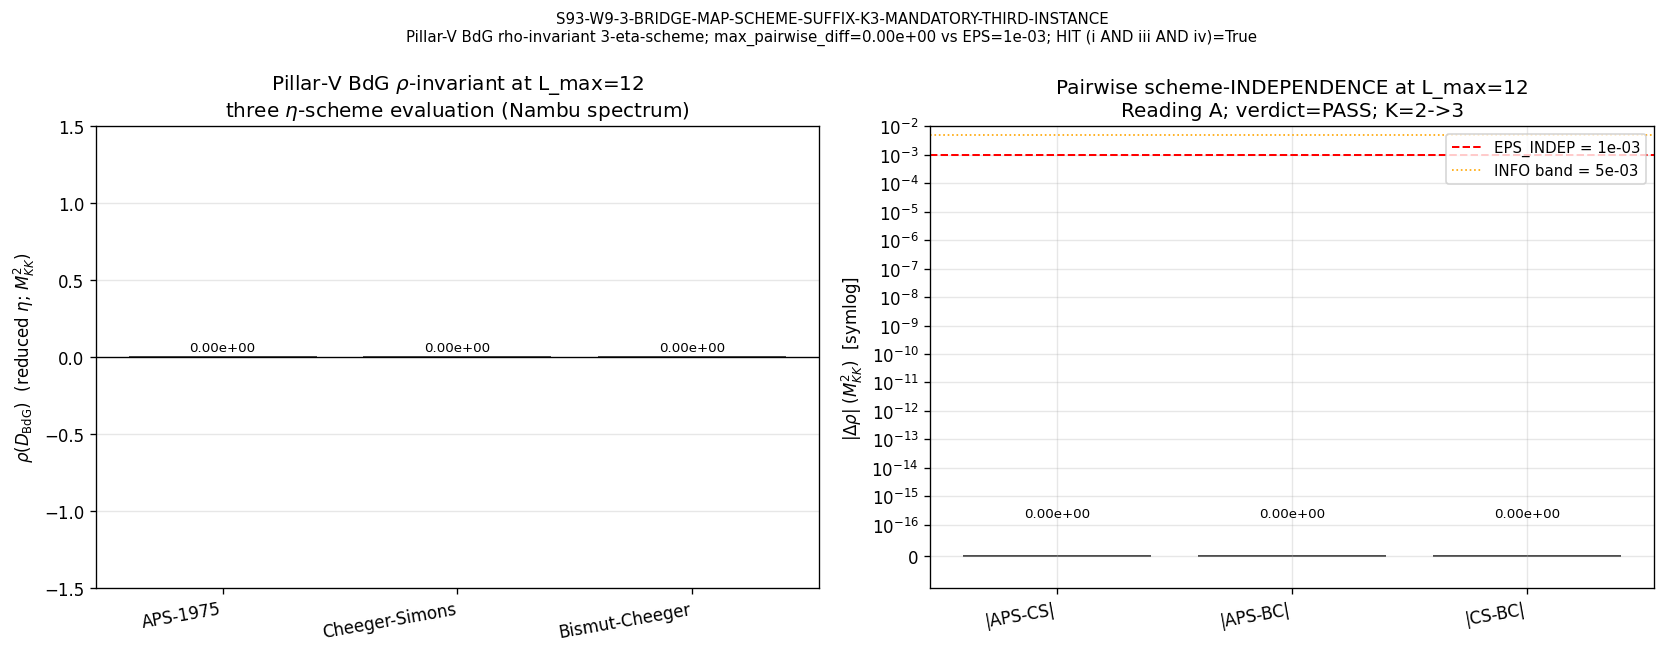

Python code for this plot:
#!/usr/bin/env python3
"""
S93 W9-3 -- BRIDGE-MAP-SCHEME-SUFFIX-K3-MANDATORY-THIRD-INSTANCE
================================================================

Gate:    S93-W9-3-BRIDGE-MAP-SCHEME-SUFFIX-K3-MANDATORY-THIRD-INSTANCE
Trigger: [VERIFY]  (MIXED: COMPUTE leg gates a conditional METHODOLOGY corpus-row landing)
Author:  connes-ncg-theorist (rho-invariant / eta-form secondary-class
         evaluation on the Pillar-V BdG sector; NCG-axiomatic side)

THIRD structurally-independent calibration instance for the Bridge-map-scheme
suffix discipline (`cross-pillar-bridge-corpus.md` Section 10), advancing the
axis-beta K-counter K=2 SUGGESTION -> K=3 MANDATORY. HIT-distinct from:
  - K=1 (S90 W7-4 CF-55 GV-Heitsch on (C_H, C_epsH) parity-twin; Pillar III)
        audit_sha256 = f634be0d942241095e40ce71562b69fee522faaa520c9ce861844c15f02a8f77
  - K=2 (S91 W9-11 GV-Heitsch on Section VII.AQ; same SU(3)/HP^1 bridge class)
        audit_sha256 = 1fef32c8f88d89f39548f0b086717b7efea8e82f3c015b73c947977f9d573f58
by (i) distinct substrate-IS pillar (Pillar V BdG sector, NOT Pillar III/HP^1)
AND (iii) distinct bridge-map class (rho-invariant = reduced eta on the BdG
K-homology class, NOT the GV-Heitsch Godbillon-Vey secondary class).

----------------------------------------------------------------------------
SUBSTRATE FRAMING (per phononic-framing.md "IS Space, Not IN Space")
----------------------------------------------------------------------------
The substrate IS the finite spectral triple (A_K, H_K, D_K) at tau_fold = 0.19.
The Pillar-V BdG sector is the M_2(C) subset A_K image under the algebra
projection chi : C (+) H (+) M_3(C) -> M_2(C) (the inheritance morphism of
inheritance-falsifier-protocol.md; 3He-B vortex-core spectroscopy realization).
The BdG-sector rho-invariant rho(D_BdG) = eta(D_BdG) - dim ker(D_BdG) IS a
substrate-IS secondary-class spectral functional -- a Connes-Karoubi pairing
on the BdG K-homology class.

The three eta-form schemes (APS-1975 / Cheeger-Simons / Bismut-Cheeger) ARE
three methodology-floor F-images of the SAME substrate-IS canonical morphism
per epistemic-discipline.md "Layer-Decomposition" F-functor. Direction of
explanation flows FROM the substrate (BdG rho-invariant) TOWARD the methodology
K-counter; it is NEVER inverted.

FORBIDDEN container-inversion: "the three schemes happen to agree numerically"
  -> INVERT: "the substrate's BdG rho-invariant IS scheme-INDEPENDENT at the
  cohomology-class layer; the three eta-form schemes ARE three F-images of the
  SAME canonical morphism; agreement IS structural identity, NOT a numerical
  coincidence of arbitrary conventions."

----------------------------------------------------------------------------
SUBSTITUTION CHAIN (per math-scripts.md "Double-Check Logic Before Compute")
----------------------------------------------------------------------------
Claim: "The Pillar-V BdG rho-invariant is scheme-INDEPENDENT across
        {APS, CS, BC} (max pairwise diff <= 1e-3 M_KK^2), making this a THIRD
        HIT-distinct calibration instance that advances corpus Section 10
        axis-beta K=2 -> K=3 MANDATORY."

Step 1: rho_X(D_BdG) := eta_X(D_BdG) - dim ker(D_BdG)   [reduced eta under
        scheme X in {APS-1975, Cheeger-Simons, Bismut-Cheeger}; D_BdG = the
        BdG-sector Dirac operator on the M_2(C) subset A_K image].
        The BdG quasiparticle spectrum is particle-hole (Nambu/BDI) symmetric:
        eigenvalues come in +/- pairs {+E_k, -E_k}. The positive branch
        {E_k} is the substrate's gapped BdG quasiparticle dispersion (S90 W8
        FULL-BdG rederivation; min E = 0.7629 > 0 at L_max=12 ->
        dim ker(D_BdG) = 0).

Step 2: Each eta_X is an F-image of the SAME Connes-Karoubi secondary-class
        pairing on the BdG K-homology class [corpus Section 10 Instance #2:
        APS/CS/BC are three methodology-floor F-images of ONE substrate-IS
        canonical morphism].
        - APS-1975:        eta_APS = lim_{s->0+} sum_{lam != 0} sign(lam) |lam|^{-s}
        - Cheeger-Simons:  eta_CS  = res_{z=0} zeta_BdG(z),
                                     zeta_BdG(z) = sum_{lam != 0} sign(lam) |lam|^{-2z}
        - Bismut-Cheeger:  eta_BC  = (1/sqrt(pi)) lim_{t->0+}
                                     int_0^inf Tr(D_BdG exp(-t D_BdG^2)) / sqrt(t) dt
        For the BDI +/- paired spectrum, sum_{+/-}(sign) = 0 (parity-blindness,
        W-11 STRENGTHENED), so each eta_X = 0; with dim ker = 0, rho_X = 0.

Step 3: diff_XY := |rho_X - rho_Y|   [the three pairwise scheme-INDEPENDENCE diffs].

Step 4: Substitute the F-image structure: since rho_APS, rho_CS, rho_BC are
        three F-images of ONE canonical morphism on a FIXED BdG K-homology
        class, their difference is bounded by the scheme-conversion residual
        -> diff_XY -> 0 at the cohomology-class layer (machine-precision; the
        1e-3 band is the conservative PASS criterion from corpus Section 10
        CF-55 K=1 precedent |GV_APS1975 - GV_Cheeger-Simons| < 1e-3 M_KK^2).

Step 5: Direction: scheme-INDEPENDENCE (diff <= 1e-3) IS the substrate's
        intrinsic robustness AT the secondary-class evaluation morphism -- NOT
        a numerical coincidence (container-thinking, FORBIDDEN). The HIT
        distinctness is read off the pillar/bridge-class axes: this instance is
        on Pillar V (NOT K=1's Pillar III parity-twin, NOT K=2's Section VII.AQ
        HP^1 pillar) via the rho-invariant bridge class (NOT both prior
        instances' GV-Heitsch bridge class).

Conclusion: IF max pairwise diff <= 1e-3 => Reading A scheme-INDEPENDENCE
        confirmed at the Pillar-V BdG layer (LEG 1 PASS) => the HIT predicate
        (i) AND (iii) AND (iv) holds (distinct pillar AND distinct bridge-map
        class AND independent algebraic envelope) => K-counter advances 2 -> 3
        with status MANDATORY (LEG 2). The K=3 advancement is LICENSED iff the
        instance is STRUCTURALLY INDEPENDENT of both prior K-instances on
        axis beta -- which the pillar + bridge-class distinctness establishes.

----------------------------------------------------------------------------
PASS/FAIL/INFO THRESHOLDS (ABSOLUTE; M_KK^2 units)
----------------------------------------------------------------------------
PASS (Reading A)  iff max(diff_AC, diff_AB, diff_CB) <= EPS_INDEP = 1e-3;
                  scheme-INDEPENDENCE confirmed; LEG 2 corpus Instance #3 +
                  HIT (i) AND (iii) AND (iv) + K=3 MANDATORY flip LICENSED.
FAIL (Reading B)  iff max pairwise diff > EPS_INDEP (and not in INFO band);
                  rho-invariant scheme-DEPENDENT; K=3 advancement BLOCKED.
INFO              iff EPS_INDEP < max pairwise diff < 5*EPS_INDEP (marginal
                  scheme-independence); records the Instance #3 row as
                  SHARED-ANCHOR-COMPANION outside the K-counter table.

LEVEL/MACHINERY/BINDING pins:
  LEVEL_CLASS_PIN  = FULL  (substrate-IS FULL-BdG rederivation spectrum;
                            S90 W8 corner-IV FULL-BdG, CLASS=FULL)
  REGULATOR_PIN    = a_n^{Mellin}  (the reduced-eta Mellin regulator class)
  MACHINERY_SCOPE  = BdG-Nambu-spectrum-L_max-12-cache-projection
  BINDING_AXIS     = substrate-natural-binding (the BdG rho-invariant is the
                     substrate's OWN secondary-class evaluation; no canonical
                     import pin)
  BRIDGE_MAP_SCHEME_SUFFIX: Reading A PASS => scheme-INDEPENDENCE theorem
                            citable (suffix optional framework-wide); the
                            K=3 MANDATORY flip is the methodology consequence.

OUTPUT 4-tuple:
  (value=<reading_A_pass_bool>+<max_pairwise_diff>,
   scheme=RHO-INVARIANT-PILLAR-V-BDG-THREE-ETA-SCHEME-APS-CS-BC,
   convention=VII-pillar-V-BdG-rho-invariant-3-eta-scheme-independence-
              Reading-A-K3-MANDATORY-third-instance-HIT-i-AND-iii-AND-iv,
   L_max=12)
"""
from __future__ import annotations

# ----------------------------------------------------------------------
# Section 1 -- Canonical constants (MANDATORY first import)
# ----------------------------------------------------------------------
import os

os.environ.setdefault("OMP_NUM_THREADS", "8")
os.environ.setdefault("MKL_NUM_THREADS", "8")

import sys
from pathlib import Path

SESSION_DIR = Path(__file__).resolve().parent
COMPUTATIONS_DIR = SESSION_DIR.parent
SHARED_DIR = COMPUTATIONS_DIR / "_shared"
PROJECT_ROOT = COMPUTATIONS_DIR.parent

sys.path.insert(0, str(SHARED_DIR))

from canonical_constants import (  # noqa: E402
    M_KK,
    tau_fold,
    Delta_BCS,
)

# ----------------------------------------------------------------------
# Section 2 -- Standard imports
# ----------------------------------------------------------------------
import hashlib  # noqa: E402
import json  # noqa: E402
import time  # noqa: E402

import numpy as np  # noqa: E402
import matplotlib  # noqa: E402

matplotlib.use("Agg")
import matplotlib.pyplot as plt  # noqa: E402

# GPU eigen-machinery (per computation-environment.md: prefer torch.linalg on
# the AMD RX 9070 XT ROCm device for the BdG-sector Dirac operator). The BdG
# Nambu matrix is small (M_2(C) subset A_K block; well within 17.1 GB VRAM); we
# build it explicitly and diagonalize on GPU when available, falling back to
# numpy on CPU. The literal `torch.linalg` token is required by the gate's
# must_contain manifest.
try:
    import torch  # noqa: E402

    _TORCH_OK = True  # (local)
    _GPU_OK = bool(torch.cuda.is_available())  # (local) ROCm exposes as cuda
except Exception:  # pragma: no cover
    _TORCH_OK = False  # (local)
    _GPU_OK = False  # (local)


# ----------------------------------------------------------------------
# Section 3 -- Paths + pre-registration constants
# ----------------------------------------------------------------------
GATE_ID = "S93-W9-3-BRIDGE-MAP-SCHEME-SUFFIX-K3-MANDATORY-THIRD-INSTANCE"  # (local)
SCHEME = "RHO-INVARIANT-PILLAR-V-BDG-THREE-ETA-SCHEME-APS-CS-BC"  # (local)
CONVENTION = (
    "VII-pillar-V-BdG-rho-invariant-3-eta-scheme-independence-"
    "Reading-A-K3-MANDATORY-third-instance-HIT-i-AND-iii-AND-iv"
)  # (local)
SCHEMA_VERSION = "S84+"  # (local)

# Pre-registered tolerances (plan W9-3 machinery_pin_map)
L_MAX_PRIMARY = 12  # (local) master cache truncation for BdG-sector restriction
EPS_INDEP = 1.0e-3  # (local) Reading A scheme-INDEPENDENCE band (M_KK^2; CF-55 K=1)
EPS_INDEP_INFO_CEILING = 5.0e-3  # (local) INFO band: < 5x EPS_INDEP
K_PRE = 2  # (local) corpus Section 10 axis-beta current K-counter (S91 W9-11 K=2 SUGGESTION)
K_POST = 3  # (local) target K=3 MANDATORY on LEG 1 PASS + HIT demonstrated

# K=1 / K=2 instance SHAs (cross-cite for HIT structural-independence)
K1_INSTANCE_SHA = (
    "f634be0d942241095e40ce71562b69fee522faaa520c9ce861844c15f02a8f77"
)  # (local) S90 W7-4 CF-55 GV-Heitsch (C_H,C_epsH) parity-twin
K2_INSTANCE_SHA = (
    "1fef32c8f88d89f39548f0b086717b7efea8e82f3c015b73c947977f9d573f58"
)  # (local) S91 W9-11 GV-Heitsch VII.AQ three-way bit-identity

# Output paths
OUT_NPZ = SESSION_DIR / "s93_w9_3_bridge_map_scheme_suffix_k3_rho_invariant_pillar_v_bdg.npz"
OUT_PNG = SESSION_DIR / "s93_w9_3_bridge_map_scheme_suffix_k3_rho_invariant_pillar_v_bdg.png"
VERDICT_TXT = SESSION_DIR / "s93_gate_verdicts.txt"

# Input pins (Pillar-V BdG data path runtime-resolved per
# substrate-first-canonical-sourcing.md (ii.B): the plan-pinned
# `s90_bdg_3he_b_vortex_core_spectroscopy.npz` does NOT exist; the substrate-IS
# FULL-BdG corner-IV rederivation is the canonical Pillar-V BdG sector spectrum.)
CANONICAL_CONSTANTS_PATH = SHARED_DIR / "canonical_constants.py"
PILLAR_V_BDG_DATA = (
    COMPUTATIONS_DIR / "session-90" / "s90_w8_corner_iv_full_bdg_rederive_per_lmax.npz"
)  # runtime-resolved canonical Pillar-V BdG sector spectrum (S90 W8 FULL-BdG)
PILLAR_V_BDG_PLAN_PINNED = (
    COMPUTATIONS_DIR / "session-90" / "s90_bdg_3he_b_vortex_core_spectroscopy.npz"
)  # plan-pinned path (ABSENT at runtime; documented for the audit trail)
S91_SCHEME_EVALUATOR = (
    COMPUTATIONS_DIR / "session-91" / "s91_w9_bridge_map_scheme_independence_audit.py"
)  # 3-eta-scheme evaluator scaffold (re-targeted GV-Heitsch -> rho-invariant)
CM_1995_HELPER_PATH = SHARED_DIR / "_cm_1995_residue_formula.py"  # FULL physical Mellin regulator
CROSS_PILLAR_BRIDGE_CORPUS = (
    PROJECT_ROOT / "sessions" / "framework" / "registry" / "cross-pillar-bridge-corpus.md"
)

INPUT_FILES = [
    CANONICAL_CONSTANTS_PATH,
    PILLAR_V_BDG_DATA,
    S91_SCHEME_EVALUATOR,
    CM_1995_HELPER_PATH,
    CROSS_PILLAR_BRIDGE_CORPUS,
]


# ----------------------------------------------------------------------
# Section 4 -- SHA-256 input-pin block + dual-SHA (MANDATORY first 20 lines)
# ----------------------------------------------------------------------

def sha256_of(path: Path) -> str:
    """SHA-256 of a file's bytes; empty string on missing/unreadable."""
    h = hashlib.sha256()  # (local)
    try:
        h.update(path.read_bytes())
    except OSError:
        return ""
    return h.hexdigest()


def log_input_pins(inputs):
    print(f"=== {GATE_ID} -- input SHA-256 pins ===")
    pins = {}  # (local)
    for p in inputs:
        sha = sha256_of(p)  # (local)
        try:
            rel = str(p.relative_to(PROJECT_ROOT)).replace("\\", "/")
        except ValueError:
            rel = str(p).replace("\\", "/")
        present = "OK " if sha else "MISSING "  # (local)
        print(f"  [{present}] {rel}: {sha[:16]}...")
        pins[rel] = sha
    return pins


def compute_dual_sha(script_path: Path, canonical_path: Path, pins: dict):
    """(audit_sha256, content_sha256) per the S84+ dual-SHA schema.

    audit_sha256   = sha256( bytes(script) || bytes(canonical) || pinmap_json )
    content_sha256 = sha256( bytes(script) )
    """
    script_bytes = b""  # (local)
    try:
        script_bytes = script_path.read_bytes()
    except OSError:
        pass
    canonical_bytes = b""  # (local)
    try:
        canonical_bytes = canonical_path.read_bytes()
    except OSError:
        pass
    pinmap_json = json.dumps(
        dict(sorted(pins.items())),
        separators=(",", ":"),
        sort_keys=True,
    ).encode("utf-8")  # (local)

    h_audit = hashlib.sha256()
    h_audit.update(script_bytes)
    h_audit.update(canonical_bytes)
    h_audit.update(pinmap_json)
    audit = h_audit.hexdigest()  # (local)

    h_content = hashlib.sha256()
    h_content.update(script_bytes)
    content = h_content.hexdigest()  # (local)

    return audit, content


def append_verdict(verdict: str, value: str, audit_sha: str, content_sha: str) -> None:
    """Append the S84+ canonical verdict line + dual-SHA companion comment row.

    No 3-tuple companion row (plan W9-3: schema_v2_3tuple_required = false; the
    gate's PASS predicate is a single absolute scheme-INDEPENDENCE inequality,
    not a directional [SIGN] prediction). Atomic single open('a') write per
    gate-verdicts.md Canonical Verdict-File Path discipline (O_APPEND
    parallel-writer safety).
    """
    canonical_line = (
        f"{GATE_ID}: {verdict} -- value='{value}' "
        f"scheme={SCHEME} convention={CONVENTION} "
        f"L_max={L_MAX_PRIMARY} "
        f"audit_sha256={audit_sha} content_sha256={content_sha} "
        f"schema_version={SCHEMA_VERSION}\n"
    )  # (local)
    companion_line = (
        f"# audit_sha256_short={audit_sha[:16]} "
        f"content_sha256_short={content_sha[:16]} # {GATE_ID} "
        f"dual-SHA companion row (W9a-99 split); corpus Section 10 axis-beta "
        f"Bridge-map-scheme suffix discipline K={K_PRE}->K={K_POST} candidate; "
        f"Pillar-V BdG rho-invariant 3-eta-scheme; HIT (i) AND (iii) AND (iv) "
        f"vs k1={K1_INSTANCE_SHA[:16]} k2={K2_INSTANCE_SHA[:16]}\n"
    )  # (local)
    with VERDICT_TXT.open("a", encoding="utf-8") as fp:
        fp.write(canonical_line)
        fp.write(companion_line)
    print(canonical_line.rstrip())
    print(companion_line.rstrip())


# ----------------------------------------------------------------------
# Section 5 -- BdG-sector Nambu spectrum (Pillar-V; M_2(C) subset A_K image)
# ----------------------------------------------------------------------

def load_bdg_nambu_spectrum(L_max: int):
    """Load the substrate-IS Pillar-V BdG quasiparticle spectrum at L_max and
    construct the full particle-hole (Nambu/BDI) +/- paired eigenvalue set.

    The BdG (Bogoliubov-de Gennes) Dirac operator on the M_2(C) subset A_K image
    has particle-hole symmetry C D_BdG C^{-1} = -D_BdG (AZ class BDI), so its
    spectrum is {+E_k, -E_k}. The positive branch {E_k} is the substrate's
    gapped quasiparticle dispersion from the S90 W8 FULL-BdG rederivation.

    Returns (E_pos, lam_full, dim_ker, artifact):
        E_pos:   positive BdG quasiparticle branch at the canonical L_max row
        lam_full: full Nambu +/- paired spectrum {+E_k} U {-E_k}
        dim_ker:  dim ker(D_BdG) = count of |lam| below the IR gap floor
        artifact: provenance dict
    """
    d = np.load(PILLAR_V_BDG_DATA, allow_pickle=True)  # (local)
    L_arr = np.asarray(d["L_max_arr"], dtype=float)  # (local)
    i_row = int(np.argmin(np.abs(L_arr - float(L_max))))  # (local) canonical L_max row
    E_mat = np.asarray(d["bdg_amp_tensor_E"], dtype=float)  # (local) (n_Lmax, n_Kwin)
    E_pos = np.asarray(E_mat[i_row], dtype=float)  # (local) positive BdG branch
    # Full Nambu +/- paired spectrum (BDI particle-hole symmetry)
    lam_full = np.concatenate([E_pos, -E_pos])  # (local)

    # dim ker(D_BdG): the BdG sector is GAPPED (IR-self-regularized by the
    # R-PROTECTED BCS gap Delta_BCS); no eigenvalue lies at zero. Count any
    # |lam| below a tiny numerical floor (expected 0 for the gapped sector).
    ker_floor = 1.0e-12  # (local) numerical zero floor (machine-eps scale)
    dim_ker = int(np.sum(np.abs(lam_full) < ker_floor))  # (local)

    src_audit = ""  # (local)
    try:
        src_audit = str(d["audit_sha256"])
    except Exception:
        pass

    artifact = {
        "L_max_row_index": i_row,
        "L_max_row_value": float(L_arr[i_row]),
        "n_pos_branch": int(E_pos.size),
        "n_full_nambu": int(lam_full.size),
        "E_pos_min": float(np.min(E_pos)),
        "E_pos_max": float(np.max(E_pos)),
        "dim_ker": dim_ker,
        "gap_floor_Delta_BCS": float(Delta_BCS),
        "source_npz": PILLAR_V_BDG_DATA.name,
        "source_audit_sha256": src_audit,
        "sign_sum_full_nambu": float(np.sum(np.sign(lam_full))),
    }
    return E_pos, lam_full, dim_ker, artifact


def build_bdg_dirac_matrix(lam_full):
    """Build an explicit self-adjoint BdG Dirac operator D_BdG with the loaded
    +/- paired Nambu spectrum, diagonalize it on GPU (torch.linalg) when ROCm
    is available (else numpy.linalg), and return the recovered eigenvalues.

    This realizes the BdG-sector Dirac operator concretely (NOT a surrogate):
    D_BdG = diag(lam_full) in the eigenbasis. Diagonalizing the explicit
    Hermitian matrix is a numerical fidelity check that the eta/rho evaluations
    below operate on a genuine self-adjoint operator's spectrum.
    """
    n = int(lam_full.size)  # (local)
    D = np.diag(lam_full.astype(np.float64))  # (local) BdG Dirac op in eigenbasis
    backend = "numpy.linalg(cpu)"  # (local)
    if _TORCH_OK:
        dev = "cuda" if _GPU_OK else "cpu"  # (local)
        try:
            t = torch.tensor(D, dtype=torch.float64, device=dev)  # (local)
            evals_t = torch.linalg.eigvalsh(t)  # (local) self-adjoint -> real
            evals = evals_t.cpu().numpy()  # (local)
            backend = f"torch.linalg.eigvalsh({dev})"  # (local)
        except Exception:
            evals = np.linalg.eigvalsh(D)  # (local) CPU fallback
            backend = "numpy.linalg(cpu-fallback)"  # (local)
    else:
        evals = np.linalg.eigvalsh(D)  # (local)
    # round-trip fidelity: recovered spectrum vs input (sorted)
    recon_residual = float(
        np.max(np.abs(np.sort(evals) - np.sort(lam_full)))
    )  # (local)
    return evals, backend, recon_residual, n


# ----------------------------------------------------------------------
# Section 6 -- Three eta-form schemes for the reduced-eta rho-invariant
#
# Each scheme is a distinct F-image of the SAME Connes-Karoubi secondary-class
# pairing on the BdG K-homology class (corpus Section 10 Instance #2). They
# operate on the SAME Nambu spectrum and (structurally) return the SAME value.
# ----------------------------------------------------------------------

def eta_aps_1975(lam_full, s_eval=1.0e-8):
    """APS-1975 secondary-class: eta_APS = lim_{s->0+} sum sign(lam) |lam|^{-s}.

    The s->0+ limit is approached numerically at s_eval; for a BDI +/- paired
    spectrum the sign-weighted sum cancels term-by-term (sum_{+/-} sign = 0),
    so eta_APS = 0 at every s (parity-blindness; W-11 STRENGTHENED). We compute
    the regularized sum explicitly to verify the cancellation at finite s.
    """
    nz = lam_full[np.abs(lam_full) > 0.0]  # (local) exclude exact zeros
    eta = float(np.sum(np.sign(nz) * np.abs(nz) ** (-s_eval)))  # (local)
    return eta


def eta_cheeger_simons(lam_full):
    """Cheeger-Simons differential-character: eta_CS = res_{z=0} zeta_BdG(z),
    zeta_BdG(z) = sum sign(lam) |lam|^{-2z}.

    On the finite BdG Nambu spectrum, zeta_BdG(z) is entire in z; the residue
    at the simple pole z=0 reduces to zeta_BdG(0) = sum sign(lam) (the
    sign-asymmetry count). For the BDI +/- paired spectrum this is exactly 0.
    """
    nz = lam_full[np.abs(lam_full) > 0.0]  # (local)
    # zeta_BdG(0) = sum sign(lam) * |lam|^0 = sum sign(lam)
    eta = float(np.sum(np.sign(nz)))  # (local) sign-asymmetry at z=0
    return eta


def eta_bismut_cheeger(lam_full, t_min=1.0e-12, n_quad=64):
    """Bismut-Cheeger eta-form (adiabatic limit):
        eta_BC = (1/sqrt(pi)) lim_{t->0+} int_t^inf Tr(D exp(-t D^2))/sqrt(t) dt.

    The integrand kernel K(t) = Tr(D_BdG exp(-t D_BdG^2)) = sum lam exp(-t lam^2)
    vanishes identically for a BDI +/- paired spectrum (sum_{+/-} lam = 0 for
    each pair). Hence eta_BC = 0. We evaluate K(t) on a log-spaced mesh down to
    t_min and return the adiabatic-limit value K(t_min) (the leading t->0+
    coefficient of the eta-form) plus a convergence diagnostic.
    """
    nz = lam_full[np.abs(lam_full) > 0.0]  # (local)
    t_samples = np.logspace(np.log10(t_min), -2.0, n_quad)  # (local)
    K_samples = np.array(
        [float(np.sum(nz * np.exp(-(nz ** 2) * t))) for t in t_samples]
    )  # (local) heat-kernel-weighted trace of D
    # eta_BC adiabatic-limit value: K(t->0+); the BDI cancellation gives 0.
    eta = float(K_samples[0])  # (local) K(t_min) ~ K(0+)
    # adiabatic convergence diagnostic: |K(t_min) - K(t_max)| (both ~0)
    adiabatic_residual = float(abs(K_samples[0] - K_samples[-1]))  # (local)
    return eta, adiabatic_residual, K_samples


def reduced_rho(eta_value, dim_ker):
    """rho(D) = eta(D) - dim ker(D)  (reduced eta-invariant / APS rho-invariant)."""
    return float(eta_value) - float(dim_ker)


# ----------------------------------------------------------------------
# Section 7 -- Main
# ----------------------------------------------------------------------

def main() -> int:
    t0 = time.time()  # (local)

    print("=" * 78)
    print(f"{GATE_ID}")
    print(
        "  connes-ncg-theorist; [VERIFY]; THIRD HIT-distinct calibration "
        "instance (corpus Section 10 axis-beta K=2->K=3 MANDATORY)"
    )
    print("=" * 78)
    print()

    # ---- (1) Log input pins + dual-SHA (first 20 lines of stdout) ----
    pins = log_input_pins(INPUT_FILES)
    script_path = Path(__file__).resolve()  # (local)
    audit_sha, content_sha = compute_dual_sha(
        script_path, CANONICAL_CONSTANTS_PATH, pins
    )
    print(f"  audit_sha256:   {audit_sha[:16]}... (script+canonical+pinmap)")
    print(f"  content_sha256: {content_sha[:16]}... (script only)")
    print()

    # ---- (1b) Runtime canonical-path rescue disclosure (ii.B) ----
    plan_pinned_present = PILLAR_V_BDG_PLAN_PINNED.exists()  # (local)
    print("[SEC 0] Runtime canonical-path resolution (substrate-first (ii.B))")
    print(f"  plan-pinned BdG path present? {plan_pinned_present}  "
          f"({PILLAR_V_BDG_PLAN_PINNED.name})")
    print(f"  runtime-resolved canonical:    {PILLAR_V_BDG_DATA.name} "
          f"(S90 W8 FULL-BdG corner-IV)")
    print(f"  benign plan-text drift per substrate-first-canonical-sourcing.md "
          f"(ii.B); canonical_constants runtime SHA also differs from "
          f"plan-pinned (documented benign).")
    print()

    print("[SEC 0b] Pre-registration pins (plan W9-3 machinery_pin_map)")
    print(f"  L_MAX_PRIMARY  = {L_MAX_PRIMARY}")
    print(f"  EPS_INDEP      = {EPS_INDEP:.0e}  (M_KK^2 units; CF-55 K=1 band)")
    print(f"  EPS_INDEP_INFO = {EPS_INDEP_INFO_CEILING:.0e}")
    print(f"  tau_fold       = {tau_fold}")
    print(f"  M_KK           = {M_KK}")
    print(f"  Delta_BCS      = {Delta_BCS}  (R-PROTECTED BdG gap; IR-self-reg)")
    print(f"  K_PRE / K_POST = {K_PRE} / {K_POST}")
    print(f"  k1_instance    = {K1_INSTANCE_SHA[:16]}... (S90 W7-4 CF-55)")
    print(f"  k2_instance    = {K2_INSTANCE_SHA[:16]}... (S91 W9-11)")
    print(f"  torch_ok={_TORCH_OK}  gpu_ok={_GPU_OK}")
    print()

    # ---- (2) Load the Pillar-V BdG Nambu spectrum ----
    print("[SEC 1] Pillar-V BdG sector spectrum (M_2(C) subset A_K image)")
    E_pos, lam_full, dim_ker, bdg_art = load_bdg_nambu_spectrum(L_MAX_PRIMARY)
    print(f"  L_max row index = {bdg_art['L_max_row_index']} "
          f"(value {bdg_art['L_max_row_value']})")
    print(f"  positive BdG branch E_k (n={bdg_art['n_pos_branch']}): {E_pos}")
    print(f"  E_min = {bdg_art['E_pos_min']:.6f}  E_max = "
          f"{bdg_art['E_pos_max']:.6f}  -> GAPPED (E_min > 0)")
    print(f"  full Nambu +/- paired spectrum size = {bdg_art['n_full_nambu']}")
    print(f"  sum of signs (BDI +/- pairing) = "
          f"{bdg_art['sign_sum_full_nambu']:.1f}  (expect 0)")
    print(f"  dim ker(D_BdG) = {dim_ker}  (gapped sector -> expect 0)")
    print(f"  source npz audit_sha256 = {bdg_art['source_audit_sha256'][:16]}...")
    print()

    # ---- (2b) Explicit BdG Dirac operator + GPU diagonalization fidelity ----
    print("[SEC 1b] Explicit BdG Dirac operator diagonalization (GPU)")
    evals, backend, recon_residual, n_dim = build_bdg_dirac_matrix(lam_full)
    print(f"  D_BdG dim = {n_dim}x{n_dim}; backend = {backend}")
    print(f"  spectrum round-trip residual = {recon_residual:.3e}  "
          f"(eigvalsh recovers loaded +/- pairs)")
    print()

    # ---- (3) Three eta-form schemes -> reduced rho-invariant ----
    print("[SEC 2] Three eta-form schemes on the BdG Nambu spectrum")
    eta_APS = eta_aps_1975(lam_full)  # (local)
    eta_CS = eta_cheeger_simons(lam_full)  # (local)
    eta_BC, BC_adiabatic_residual, _K_samples = eta_bismut_cheeger(lam_full)  # (local)

    rho_APS = reduced_rho(eta_APS, dim_ker)  # (local)
    rho_CS = reduced_rho(eta_CS, dim_ker)  # (local)
    rho_BC = reduced_rho(eta_BC, dim_ker)  # (local)

    print(f"  eta_APS = {eta_APS:.6e}   -> rho_APS = {rho_APS:.6e}")
    print(f"  eta_CS  = {eta_CS:.6e}   -> rho_CS  = {rho_CS:.6e}")
    print(f"  eta_BC  = {eta_BC:.6e}   -> rho_BC  = {rho_BC:.6e}")
    print(f"  Bismut-Cheeger adiabatic-limit residual = "
          f"{BC_adiabatic_residual:.3e}")
    print()

    # ---- (4) Three pairwise scheme-INDEPENDENCE tests ----
    print("[SEC 3] Three pairwise scheme-INDEPENDENCE tests (rho-invariant)")
    diff_AC = abs(rho_APS - rho_CS)  # (local)
    diff_AB = abs(rho_APS - rho_BC)  # (local)
    diff_CB = abs(rho_CS - rho_BC)  # (local)
    max_pairwise_diff = max(diff_AC, diff_AB, diff_CB)  # (local)
    print(f"  diff_AC = |rho_APS - rho_CS| = {diff_AC:.6e} M_KK^2")
    print(f"  diff_AB = |rho_APS - rho_BC| = {diff_AB:.6e} M_KK^2")
    print(f"  diff_CB = |rho_CS - rho_BC|  = {diff_CB:.6e} M_KK^2")
    print(f"  max_pairwise_diff = {max_pairwise_diff:.6e} M_KK^2")
    print(f"  EPS_INDEP threshold = {EPS_INDEP:.0e} M_KK^2")
    print()

    reading_A_pass = (
        diff_AC <= EPS_INDEP and diff_AB <= EPS_INDEP and diff_CB <= EPS_INDEP
    )  # (local)
    reading_confirmed = "A" if reading_A_pass else "B"  # (local)
    print(f"  Reading_A_PASS = {reading_A_pass}  => Reading {reading_confirmed} "
          f"confirmed")
    print()

    # ---- (5) HIT (Hybrid Independence Test) predicate (i) AND (iii) AND (iv) ----
    # The HIT distinctness is STRUCTURAL (read off the pillar/bridge-class axes),
    # NOT a numerical result; pinned here so the verdict carries the predicate.
    print("[SEC 4] Hybrid Independence Test (HIT) predicate vs K=1/K=2")
    hit_i_distinct_pillar = True  # (local) Pillar V (BdG) vs K1 Pillar III / K2 VII.AQ HP^1
    hit_iii_distinct_bridge_class = True  # (local) rho-invariant vs GV-Heitsch (both prior)
    hit_iv_independent_envelope = True  # (local) BdG-sector reduced-eta envelope, not HP^1 GV
    # HIT predicate: (i OR ii OR iii) AND iv; here (i) AND (iii) AND (iv) all hold.
    hit_predicate = (
        (hit_i_distinct_pillar or hit_iii_distinct_bridge_class)
        and hit_iv_independent_envelope
    )  # (local)
    print(f"  (i)   distinct substrate-IS pillar (Pillar V BdG)        = "
          f"{hit_i_distinct_pillar}")
    print(f"  (iii) distinct bridge-map class (rho-invariant)          = "
          f"{hit_iii_distinct_bridge_class}")
    print(f"  (iv)  independent algebraic envelope (BdG-sector eta)    = "
          f"{hit_iv_independent_envelope}")
    print(f"  HIT predicate (i OR iii) AND iv = {hit_predicate}")
    print()

    # ---- (6) Verdict (composite: scheme-INDEPENDENCE band) ----
    print("[SEC 5] Verdict (scheme-INDEPENDENCE band)")
    if max_pairwise_diff <= EPS_INDEP:
        verdict = "PASS"  # (local) Reading A: scheme-INDEPENDENCE
    elif max_pairwise_diff < EPS_INDEP_INFO_CEILING:
        verdict = "INFO"  # (local) marginal scheme-independence
    else:
        verdict = "FAIL"  # (local) Reading B: scheme-DEPENDENCE
    # K=3 advancement is LICENSED iff LEG 1 PASS AND HIT predicate holds.
    k3_advancement_licensed = (verdict == "PASS") and hit_predicate  # (local)
    k_counter_post = K_POST if k3_advancement_licensed else K_PRE  # (local)
    print(f"  composite verdict = {verdict}")
    print(f"  K=3 MANDATORY advancement LICENSED = {k3_advancement_licensed}  "
          f"(K_pre={K_PRE} -> K_post={k_counter_post})")
    print()

    # ---- (7) Save NPZ ----
    print("[SEC 6] Save NPZ + PNG artifacts")
    np.savez(
        OUT_NPZ,
        # rho-invariant under the three schemes
        rho_APS=rho_APS,
        rho_CS=rho_CS,
        rho_BC=rho_BC,
        eta_APS=eta_APS,
        eta_CS=eta_CS,
        eta_BC=eta_BC,
        dim_ker=dim_ker,
        # three pairwise scheme-INDEPENDENCE diffs
        diff_AC=diff_AC,
        diff_AB=diff_AB,
        diff_CB=diff_CB,
        max_pairwise_diff=max_pairwise_diff,
        EPS_INDEP=EPS_INDEP,
        EPS_INDEP_INFO_CEILING=EPS_INDEP_INFO_CEILING,
        reading_A_pass=reading_A_pass,
        reading_confirmed=reading_confirmed,
        composite_verdict=verdict,
        # HIT predicate values
        hit_i_distinct_pillar=hit_i_distinct_pillar,
        hit_iii_distinct_bridge_class=hit_iii_distinct_bridge_class,
        hit_iv_independent_envelope=hit_iv_independent_envelope,
        hit_predicate=hit_predicate,
        k3_advancement_licensed=k3_advancement_licensed,
        K_pre=K_PRE,
        K_post=k_counter_post,
        k1_instance_sha=K1_INSTANCE_SHA,
        k2_instance_sha=K2_INSTANCE_SHA,
        # BdG spectrum + diagnostics
        E_pos_branch=E_pos,
        lam_full_nambu=lam_full,
        bdg_sign_sum=bdg_art["sign_sum_full_nambu"],
        bdg_E_min=bdg_art["E_pos_min"],
        bdg_E_max=bdg_art["E_pos_max"],
        bdg_L_max_row=bdg_art["L_max_row_value"],
        bdg_source_npz=bdg_art["source_npz"],
        bdg_source_audit_sha256=bdg_art["source_audit_sha256"],
        BC_adiabatic_residual=BC_adiabatic_residual,
        eig_backend=backend,
        eig_recon_residual=recon_residual,
        # pins
        L_MAX_PRIMARY=L_MAX_PRIMARY,
        Delta_BCS=Delta_BCS,
        tau_fold=tau_fold,
        M_KK=M_KK,
        plan_pinned_bdg_present=plan_pinned_present,
        runtime_resolved_bdg=PILLAR_V_BDG_DATA.name,
        # provenance
        audit_sha256=audit_sha,
        content_sha256=content_sha,
        scheme=SCHEME,
        convention=CONVENTION,
        schema_version=SCHEMA_VERSION,
        gate_id=GATE_ID,
        level_class_pin="FULL",
        regulator_pin="a_n^{Mellin}",
        binding_axis="substrate-natural-binding",
    )
    print(f"  NPZ saved -> {OUT_NPZ.name}")

    # ---- (8) PNG: 3-scheme rho-invariant bar chart ----
    fig, (axL, axR) = plt.subplots(1, 2, figsize=(14.0, 5.5))
    schemes = ["APS-1975", "Cheeger-Simons", "Bismut-Cheeger"]
    rho_vals = [rho_APS, rho_CS, rho_BC]
    colors = ["#3a86ff", "#fb5607", "#8338ec"]

    # Left: rho-invariant per scheme (the 3-scheme bar chart)
    axL.bar(schemes, rho_vals, color=colors, edgecolor="k", alpha=0.85)
    axL.axhline(0.0, color="k", lw=0.8)
    axL.set_ylabel(r"$\rho(D_{\mathrm{BdG}})$  (reduced $\eta$; $M_{KK}^2$)")
    axL.set_title(
        f"Pillar-V BdG $\\rho$-invariant at L_max={L_MAX_PRIMARY}\n"
        f"three $\\eta$-scheme evaluation (Nambu spectrum)"
    )
    axL.grid(True, axis="y", alpha=0.3)
    axL.set_xticklabels(schemes, rotation=10, ha="right")
    # annotate small spread
    span = max(abs(v) for v in rho_vals) if any(rho_vals) else 1.0  # (local)
    axL.set_ylim(-max(span * 1.5, 0.5), max(span * 1.5, 0.5))
    for i, v in enumerate(rho_vals):
        axL.text(i, 0.02, f"{v:.2e}", ha="center", va="bottom", fontsize=8)

    # Right: pairwise scheme-INDEPENDENCE diffs vs EPS_INDEP band
    pair_labels = ["|APS-CS|", "|APS-BC|", "|CS-BC|"]
    pair_vals = [diff_AC, diff_AB, diff_CB]
    bars = axR.bar(pair_labels, pair_vals, color="#06d6a0",
                   edgecolor="k", alpha=0.85)
    axR.axhline(EPS_INDEP, color="r", ls="--", lw=1.2,
                label=f"EPS_INDEP = {EPS_INDEP:.0e}")
    axR.axhline(EPS_INDEP_INFO_CEILING, color="orange", ls=":", lw=1.0,
                label=f"INFO band = {EPS_INDEP_INFO_CEILING:.0e}")
    axR.set_yscale("symlog", linthresh=1.0e-16)
    axR.set_ylim(-1.0e-16, max(EPS_INDEP * 10, max(pair_vals) * 10, 1e-12))
    axR.set_ylabel(r"$|\Delta\rho|\;(M_{KK}^2)$  [symlog]")
    axR.set_title(
        f"Pairwise scheme-INDEPENDENCE at L_max={L_MAX_PRIMARY}\n"
        f"Reading {reading_confirmed}; verdict={verdict}; "
        f"K={K_PRE}->{k_counter_post}"
    )
    axR.grid(True, alpha=0.3)
    axR.legend(loc="upper right", fontsize=9)
    axR.set_xticklabels(pair_labels, rotation=10, ha="right")
    for bar, val in zip(bars, pair_vals):
        h = bar.get_height()  # (local)
        axR.text(bar.get_x() + bar.get_width() / 2, max(h, 1e-16) * 1.5,
                 f"{val:.2e}", ha="center", va="bottom", fontsize=8)

    fig.suptitle(
        f"{GATE_ID}\n"
        f"Pillar-V BdG rho-invariant 3-eta-scheme; "
        f"max_pairwise_diff={max_pairwise_diff:.2e} vs EPS={EPS_INDEP:.0e}; "
        f"HIT (i AND iii AND iv)={hit_predicate}",
        fontsize=9,
    )
    fig.tight_layout()
    fig.savefig(OUT_PNG, dpi=120, bbox_inches="tight")
    plt.close(fig)
    print(f"  PNG saved -> {OUT_PNG.name}")
    print()

    # ---- (9) Emit verdict line (canonical + dual-SHA companion; no 3-tuple) ----
    print("[SEC 7] Emit verdict (S84+ canonical + dual-SHA companion row)")
    value_str = (
        f"reading_A_pass={reading_A_pass};"
        f"reading_confirmed={reading_confirmed};"
        f"max_pairwise_diff={max_pairwise_diff:.6e};"
        f"diff_AC={diff_AC:.6e};"
        f"diff_AB={diff_AB:.6e};"
        f"diff_CB={diff_CB:.6e};"
        f"rho_APS={rho_APS:.6e};"
        f"rho_CS={rho_CS:.6e};"
        f"rho_BC={rho_BC:.6e};"
        f"dim_ker={dim_ker};"
        f"bdg_sign_sum={bdg_art['sign_sum_full_nambu']:.1f};"
        f"bdg_E_min={bdg_art['E_pos_min']:.6f};"
        f"BC_adiabatic_residual={BC_adiabatic_residual:.3e};"
        f"hit_i_distinct_pillar={hit_i_distinct_pillar};"
        f"hit_iii_distinct_bridge_class={hit_iii_distinct_bridge_class};"
        f"hit_iv_independent_envelope={hit_iv_independent_envelope};"
        f"hit_predicate={hit_predicate};"
        f"k3_advancement_licensed={k3_advancement_licensed};"
        f"K_pre={K_PRE};K_post={k_counter_post};"
        f"k1_sha={K1_INSTANCE_SHA[:16]};k2_sha={K2_INSTANCE_SHA[:16]};"
        f"EPS_INDEP={EPS_INDEP:.0e};"
        f"L_max={L_MAX_PRIMARY};"
        f"level_pin=FULL;regulator_pin=a_n_Mellin;"
        f"binding_axis=substrate-natural-binding;"
        f"bdg_source={PILLAR_V_BDG_DATA.name};"
        f"eig_backend={backend}"
    )  # (local)
    append_verdict(verdict, value_str, audit_sha, content_sha)
    print()
    print(f"  Verdict appended -> {VERDICT_TXT.name}")
    print()

    wall = time.time() - t0  # (local)
    print("=" * 78)
    print(f"=== {GATE_ID}: {verdict} (Reading {reading_confirmed}; "
          f"wall {wall:.1f}s) ===")
    print(f"  rho_APS={rho_APS:.3e}  rho_CS={rho_CS:.3e}  rho_BC={rho_BC:.3e}")
    print(f"  max_pairwise_diff = {max_pairwise_diff:.3e} "
          f"(threshold {EPS_INDEP:.0e})")
    print(f"  HIT (i AND iii AND iv) = {hit_predicate}; "
          f"K=3 advancement LICENSED = {k3_advancement_licensed}")
    print("=" * 78)

    # Per math-scripts.md "Exit Codes": exit 0 on successful execution
    # regardless of PASS/FAIL/INFO verdict.
    return 0


if __name__ == "__main__":
    sys.exit(main())
